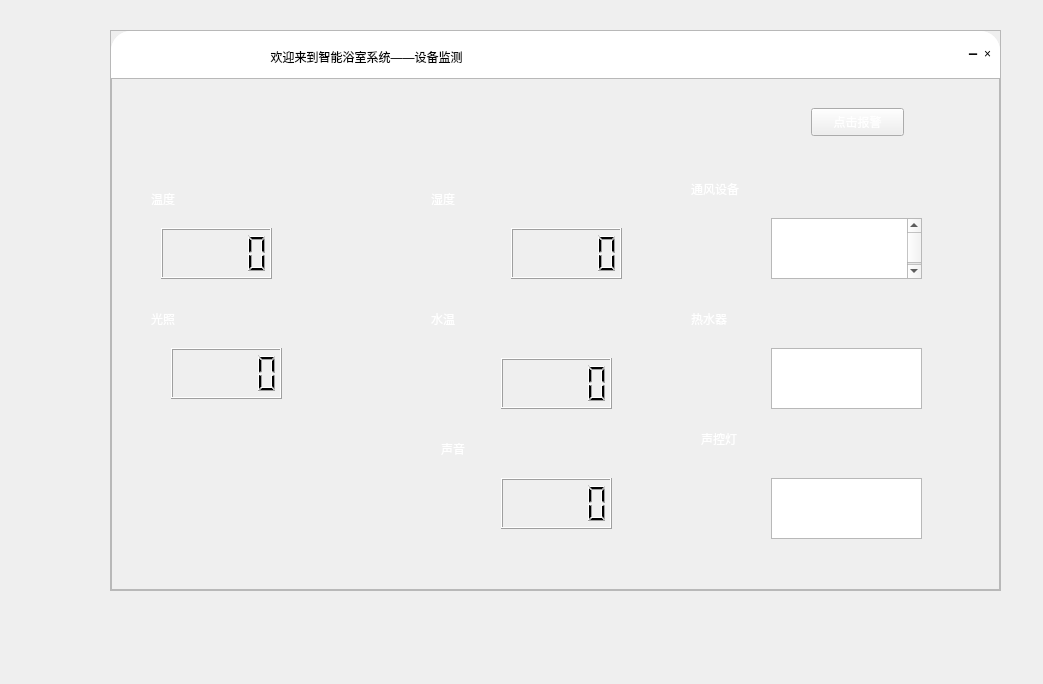
<?xml version="1.0" encoding="UTF-8"?>
<ui version="4.0">
 <class>YushiForm</class>
 <widget class="QWidget" name="YushiForm">
  <property name="geometry">
   <rect>
    <x>0</x>
    <y>0</y>
    <width>1043</width>
    <height>684</height>
   </rect>
  </property>
  <property name="windowTitle">
   <string>Form</string>
  </property>
  <widget class="QFrame" name="frame_3">
   <property name="geometry">
    <rect>
     <x>110</x>
     <y>30</y>
     <width>891</width>
     <height>561</height>
    </rect>
   </property>
   <property name="frameShape">
    <enum>QFrame::StyledPanel</enum>
   </property>
   <property name="frameShadow">
    <enum>QFrame::Raised</enum>
   </property>
   <layout class="QVBoxLayout" name="verticalLayout">
    <property name="spacing">
     <number>0</number>
    </property>
    <property name="leftMargin">
     <number>0</number>
    </property>
    <property name="topMargin">
     <number>0</number>
    </property>
    <property name="rightMargin">
     <number>0</number>
    </property>
    <property name="bottomMargin">
     <number>0</number>
    </property>
    <item>
     <widget class="QFrame" name="frame_2">
      <property name="sizePolicy">
       <sizepolicy hsizetype="Preferred" vsizetype="Expanding">
        <horstretch>0</horstretch>
        <verstretch>1</verstretch>
       </sizepolicy>
      </property>
      <property name="styleSheet">
       <string notr="true">background-color: rgb(255, 255, 255);
border-top-left-radius:20px;
border-top-right-radius:20px;</string>
      </property>
      <property name="frameShape">
       <enum>QFrame::StyledPanel</enum>
      </property>
      <property name="frameShadow">
       <enum>QFrame::Raised</enum>
      </property>
      <layout class="QHBoxLayout" name="horizontalLayout">
       <property name="spacing">
        <number>0</number>
       </property>
       <property name="leftMargin">
        <number>0</number>
       </property>
       <property name="topMargin">
        <number>0</number>
       </property>
       <property name="rightMargin">
        <number>0</number>
       </property>
       <property name="bottomMargin">
        <number>0</number>
       </property>
       <item>
        <widget class="QFrame" name="frame_4">
         <property name="sizePolicy">
          <sizepolicy hsizetype="Expanding" vsizetype="Preferred">
           <horstretch>0</horstretch>
           <verstretch>0</verstretch>
          </sizepolicy>
         </property>
         <property name="frameShape">
          <enum>QFrame::StyledPanel</enum>
         </property>
         <property name="frameShadow">
          <enum>QFrame::Raised</enum>
         </property>
         <widget class="QPushButton" name="pushButton">
          <property name="geometry">
           <rect>
            <x>70</x>
            <y>10</y>
            <width>371</width>
            <height>31</height>
           </rect>
          </property>
          <property name="styleSheet">
           <string notr="true">border:none;
font: 12pt &quot;幼圆&quot;;</string>
          </property>
          <property name="text">
           <string>欢迎来到智能浴室系统——设备监测</string>
          </property>
         </widget>
        </widget>
       </item>
       <item alignment="Qt::AlignRight">
        <widget class="QFrame" name="frame_5">
         <property name="sizePolicy">
          <sizepolicy hsizetype="Expanding" vsizetype="Preferred">
           <horstretch>0</horstretch>
           <verstretch>0</verstretch>
          </sizepolicy>
         </property>
         <property name="styleSheet">
          <string notr="true">QPushButton{
	border:none;
}
QPushButton:hover{
	padding-bottom:5px;
}</string>
         </property>
         <property name="frameShape">
          <enum>QFrame::StyledPanel</enum>
         </property>
         <property name="frameShadow">
          <enum>QFrame::Raised</enum>
         </property>
         <layout class="QHBoxLayout" name="horizontalLayout_2">
          <item>
           <widget class="QPushButton" name="pushButton_3">
            <property name="text">
             <string>➖</string>
            </property>
           </widget>
          </item>
          <item>
           <widget class="QPushButton" name="pushButton_4">
            <property name="text">
             <string>×</string>
            </property>
           </widget>
          </item>
         </layout>
        </widget>
       </item>
      </layout>
     </widget>
    </item>
    <item>
     <widget class="QFrame" name="frame">
      <property name="sizePolicy">
       <sizepolicy hsizetype="Preferred" vsizetype="Preferred">
        <horstretch>0</horstretch>
        <verstretch>11</verstretch>
       </sizepolicy>
      </property>
      <property name="styleSheet">
       <string notr="true">background-color: rgb(175, 190, 255);
QPushButton{
	border:none;
}
QPushButton:hover{
	padding-bottom:5px;
}</string>
      </property>
      <property name="frameShape">
       <enum>QFrame::StyledPanel</enum>
      </property>
      <property name="frameShadow">
       <enum>QFrame::Raised</enum>
      </property>
      <widget class="QLabel" name="label_2">
       <property name="geometry">
        <rect>
         <x>40</x>
         <y>90</y>
         <width>231</width>
         <height>61</height>
        </rect>
       </property>
       <property name="styleSheet">
        <string notr="true">color: rgb(255, 255, 255);
font: 20pt &quot;幼圆&quot;;</string>
       </property>
       <property name="text">
        <string>温度</string>
       </property>
      </widget>
      <widget class="QLabel" name="label_3">
       <property name="geometry">
        <rect>
         <x>320</x>
         <y>90</y>
         <width>231</width>
         <height>61</height>
        </rect>
       </property>
       <property name="styleSheet">
        <string notr="true">color: rgb(255, 255, 255);
font: 20pt &quot;幼圆&quot;;</string>
       </property>
       <property name="text">
        <string>湿度</string>
       </property>
      </widget>
      <widget class="QLabel" name="label_4">
       <property name="geometry">
        <rect>
         <x>40</x>
         <y>210</y>
         <width>231</width>
         <height>61</height>
        </rect>
       </property>
       <property name="styleSheet">
        <string notr="true">color: rgb(255, 255, 255);
font: 20pt &quot;幼圆&quot;;</string>
       </property>
       <property name="text">
        <string>光照</string>
       </property>
      </widget>
      <widget class="QLabel" name="label_5">
       <property name="geometry">
        <rect>
         <x>320</x>
         <y>210</y>
         <width>231</width>
         <height>61</height>
        </rect>
       </property>
       <property name="styleSheet">
        <string notr="true">color: rgb(255, 255, 255);
font: 20pt &quot;幼圆&quot;;</string>
       </property>
       <property name="text">
        <string>水温</string>
       </property>
      </widget>
      <widget class="QLabel" name="label_7">
       <property name="geometry">
        <rect>
         <x>330</x>
         <y>340</y>
         <width>231</width>
         <height>61</height>
        </rect>
       </property>
       <property name="styleSheet">
        <string notr="true">color: rgb(255, 255, 255);
font: 20pt &quot;幼圆&quot;;</string>
       </property>
       <property name="text">
        <string>声音</string>
       </property>
      </widget>
      <widget class="QLCDNumber" name="lcdNumber_wen">
       <property name="geometry">
        <rect>
         <x>50</x>
         <y>150</y>
         <width>111</width>
         <height>51</height>
        </rect>
       </property>
      </widget>
      <widget class="QLCDNumber" name="lcdNumber_shidu">
       <property name="geometry">
        <rect>
         <x>400</x>
         <y>150</y>
         <width>111</width>
         <height>51</height>
        </rect>
       </property>
      </widget>
      <widget class="QLCDNumber" name="lcdNumber_shuiwen">
       <property name="geometry">
        <rect>
         <x>390</x>
         <y>280</y>
         <width>111</width>
         <height>51</height>
        </rect>
       </property>
      </widget>
      <widget class="QLCDNumber" name="lcdNumber_shengying">
       <property name="geometry">
        <rect>
         <x>390</x>
         <y>400</y>
         <width>111</width>
         <height>51</height>
        </rect>
       </property>
      </widget>
      <widget class="QLCDNumber" name="lcdNumber_guangzhao">
       <property name="geometry">
        <rect>
         <x>60</x>
         <y>270</y>
         <width>111</width>
         <height>51</height>
        </rect>
       </property>
      </widget>
      <widget class="QLabel" name="label_8">
       <property name="geometry">
        <rect>
         <x>580</x>
         <y>80</y>
         <width>231</width>
         <height>61</height>
        </rect>
       </property>
       <property name="styleSheet">
        <string notr="true">color: rgb(255, 255, 255);
font: 20pt &quot;幼圆&quot;;</string>
       </property>
       <property name="text">
        <string>通风设备</string>
       </property>
      </widget>
      <widget class="QLabel" name="label_9">
       <property name="geometry">
        <rect>
         <x>580</x>
         <y>210</y>
         <width>231</width>
         <height>61</height>
        </rect>
       </property>
       <property name="styleSheet">
        <string notr="true">color: rgb(255, 255, 255);
font: 20pt &quot;幼圆&quot;;</string>
       </property>
       <property name="text">
        <string>热水器</string>
       </property>
      </widget>
      <widget class="QLabel" name="label_10">
       <property name="geometry">
        <rect>
         <x>590</x>
         <y>330</y>
         <width>231</width>
         <height>61</height>
        </rect>
       </property>
       <property name="styleSheet">
        <string notr="true">color: rgb(255, 255, 255);
font: 20pt &quot;幼圆&quot;;</string>
       </property>
       <property name="text">
        <string>声控灯</string>
       </property>
      </widget>
      <widget class="QTextBrowser" name="textBrowser_tongfeng">
       <property name="geometry">
        <rect>
         <x>660</x>
         <y>140</y>
         <width>151</width>
         <height>61</height>
        </rect>
       </property>
       <property name="styleSheet">
        <string notr="true">font: 35pt &quot;幼圆&quot;;</string>
       </property>
       <property name="html">
        <string>&lt;!DOCTYPE HTML PUBLIC &quot;-//W3C//DTD HTML 4.0//EN&quot; &quot;http://www.w3.org/TR/REC-html40/strict.dtd&quot;&gt;
&lt;html&gt;&lt;head&gt;&lt;meta name=&quot;qrichtext&quot; content=&quot;1&quot; /&gt;&lt;style type=&quot;text/css&quot;&gt;
p, li { white-space: pre-wrap; }
&lt;/style&gt;&lt;/head&gt;&lt;body style=&quot; font-family:'幼圆'; font-size:35pt; font-weight:400; font-style:normal;&quot;&gt;
&lt;p align=&quot;justify&quot; style=&quot;-qt-paragraph-type:empty; margin-top:0px; margin-bottom:0px; margin-left:0px; margin-right:0px; -qt-block-indent:0; text-indent:0px;&quot;&gt;&lt;br /&gt;&lt;/p&gt;&lt;/body&gt;&lt;/html&gt;</string>
       </property>
      </widget>
      <widget class="QTextBrowser" name="textBrowser_reshuiqi">
       <property name="geometry">
        <rect>
         <x>660</x>
         <y>270</y>
         <width>151</width>
         <height>61</height>
        </rect>
       </property>
       <property name="styleSheet">
        <string notr="true">font: 35pt &quot;幼圆&quot;;</string>
       </property>
      </widget>
      <widget class="QTextBrowser" name="textBrowser_deng">
       <property name="geometry">
        <rect>
         <x>660</x>
         <y>400</y>
         <width>151</width>
         <height>61</height>
        </rect>
       </property>
       <property name="styleSheet">
        <string notr="true">font: 35pt &quot;幼圆&quot;;</string>
       </property>
      </widget>
      <widget class="QPushButton" name="pushButton_2">
       <property name="geometry">
        <rect>
         <x>700</x>
         <y>30</y>
         <width>93</width>
         <height>28</height>
        </rect>
       </property>
       <property name="styleSheet">
        <string notr="true">QPushButton:hover{
	padding-bottom:5px;
	color: rgb(255, 0, 0);
}
QPushButton{
	color: rgb(255, 255, 255);
}
</string>
       </property>
       <property name="text">
        <string>点击报警</string>
       </property>
      </widget>
     </widget>
    </item>
   </layout>
  </widget>
 </widget>
 <resources/>
 <connections>
  <connection>
   <sender>pushButton_4</sender>
   <signal>clicked()</signal>
   <receiver>YushiForm</receiver>
   <slot>close()</slot>
   <hints>
    <hint type="sourcelabel">
     <x>976</x>
     <y>59</y>
    </hint>
    <hint type="destinationlabel">
     <x>1027</x>
     <y>45</y>
    </hint>
   </hints>
  </connection>
  <connection>
   <sender>pushButton_3</sender>
   <signal>clicked()</signal>
   <receiver>YushiForm</receiver>
   <slot>showMinimized()</slot>
   <hints>
    <hint type="sourcelabel">
     <x>955</x>
     <y>58</y>
    </hint>
    <hint type="destinationlabel">
     <x>1007</x>
     <y>19</y>
    </hint>
   </hints>
  </connection>
 </connections>
</ui>
